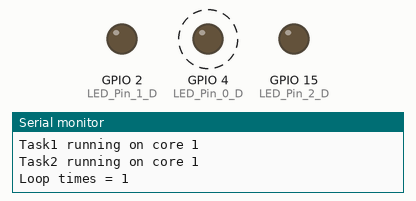
Simulated run of this sketch. Board: ESP32. Parts: output pins drawn as LEDs (lit = HIGH), the last lines printed to the serial monitor. Dashed ring = blinking.

Above: at 1.5 s.
At 5.5 s:
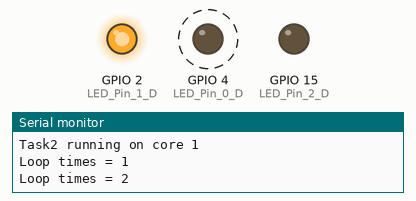
Timing chart, 0 to 6.2 s (numbered marks = the images above):
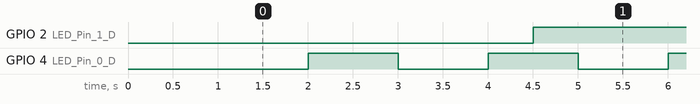

The sketch:

Main.ino
```cpp
// (licence header left out)
#include "ConstantDefinition.h"

//
// Declare the global variable
//
int   LoopTimes = 1;
bool  New_Task  = false;

//
// Declare the task functions
//
void Create_Tasks(void);
void Task_Function_Core_1(void * pvParameters);
void Task_Function_Core_0(void * pvParameters);

void setup() {
  // Set the serial baud rate
  Serial.begin(Baud_Rate);

  // Create the tasks
  Create_Tasks();

  //
  // Define the pin mode and set the LED status to off
  //
  pinMode(LED_Pin_0_D, OUTPUT);
  pinMode(LED_Pin_1_D, OUTPUT);
  pinMode(LED_Pin_2_D, OUTPUT);

  digitalWrite(LED_Pin_0_D, LOW);
  digitalWrite(LED_Pin_1_D, LOW);
  digitalWrite(LED_Pin_2_D, LOW);
}

//
// The code in loop() will be run on core 1
// Usually, when using the task features, the main loop should do nothing
//
void loop() {
  // Check the loop times. If the loop times is more than 5, delete the task handle on core 1.
  if (LoopTimes > 5 && !New_Task ) {
    vTaskDelete(TaskHandle_On_Core_1);
    TaskHandle_On_Core_1 = NULL;

    // Create new task on core 1
    xTaskCreatePinnedToCore(
                    Task_Function_Core_1_new,   /* Task function. */
                    "Task1_new",                /* name of task. */
                    10000,                      /* Stack size of task */
                    NULL,                       /* parameter of the task */
                    1,                          /* priority of the task */
                    &TaskHandle_On_Core_1_New,  /* Task handle to keep track of created task */
                    1);                         /* pin task to core 0 */
    delay(500);
    New_Task = true;
  }
}

void Create_Tasks(void) {
  // Create a task that will be executed in the Task_Function_Core_0() function, with priority 1 and executed on core 0
  xTaskCreatePinnedToCore(
                    Task_Function_Core_0,   /* Task function. */
                    "Task0",                /* name of task. */
                    10000,                  /* Stack size of task */
                    NULL,                   /* parameter of the task */
                    1,                      /* priority of the task */
                    &TaskHandle_On_Core_0,  /* Task handle to keep track of created task */
                    0);                     /* pin task to core 0 */
  delay(500);

  // Create a task that will be executed in the Task_Function_Core_1() function, with priority 1 and executed on core 1
  xTaskCreatePinnedToCore(
                    Task_Function_Core_1,   /* Task function. */
                    "Task1",                /* name of task. */
                    10000,                  /* Stack size of task */
                    NULL,                   /* parameter of the task */
                    1,                      /* priority of the task */
                    &TaskHandle_On_Core_1,  /* Task handle to keep track of created task */
                    1);                     /* pin task to core 1 */
  delay(500);
}

//
// Blinks the LED 0 every 1 second
//
void Task_Function_Core_0(void * pvParameters) {
  Serial.print("Task1 running on core ");
  Serial.println(xPortGetCoreID());

  while (true) {
    digitalWrite(LED_Pin_0_D, HIGH);
    delay(1000);
    digitalWrite(LED_Pin_0_D, LOW);
    delay(1000);
  }
}

//
// Blinks the LED 1 every 2 seconds
//
void Task_Function_Core_1(void * pvParameters) {
  Serial.print("Task2 running on core ");
  Serial.println(xPortGetCoreID());

  while (true) {
    Serial.print("Loop times = ");
    Serial.println(LoopTimes);

    digitalWrite(LED_Pin_1_D, HIGH);
    delay(2000);
    digitalWrite(LED_Pin_1_D, LOW);
    delay(2000);

    LoopTimes++;
  }
}

//
// Show the information every 1 seconds
//
void Task_Function_Core_1_new(void * pvParameters) {
  while (true) {
    Serial.print("New task running on core ");
    Serial.println(xPortGetCoreID());
    delay(1000);
  }
}
```

ConstantDefinition.h
```cpp
// (licence header left out)
#define Baud_Rate 115200

//
// LED pins definition
//
#define LED_Pin_0_D 4
#define LED_Pin_1_D 2
#define LED_Pin_2_D 15

//
// Task handles definition
//
TaskHandle_t TaskHandle_On_Core_0;
TaskHandle_t TaskHandle_On_Core_1;
TaskHandle_t TaskHandle_On_Core_1_New;
```

Measured:
- by itself, GPIO 2 (LED_Pin_1_D): alternates HIGH for 2.0 s and LOW for 2.0 s, 9 changes in all, then stays HIGH
- by itself, GPIO 4 (LED_Pin_0_D): alternates HIGH for 1.0 s and LOW for 1.0 s
